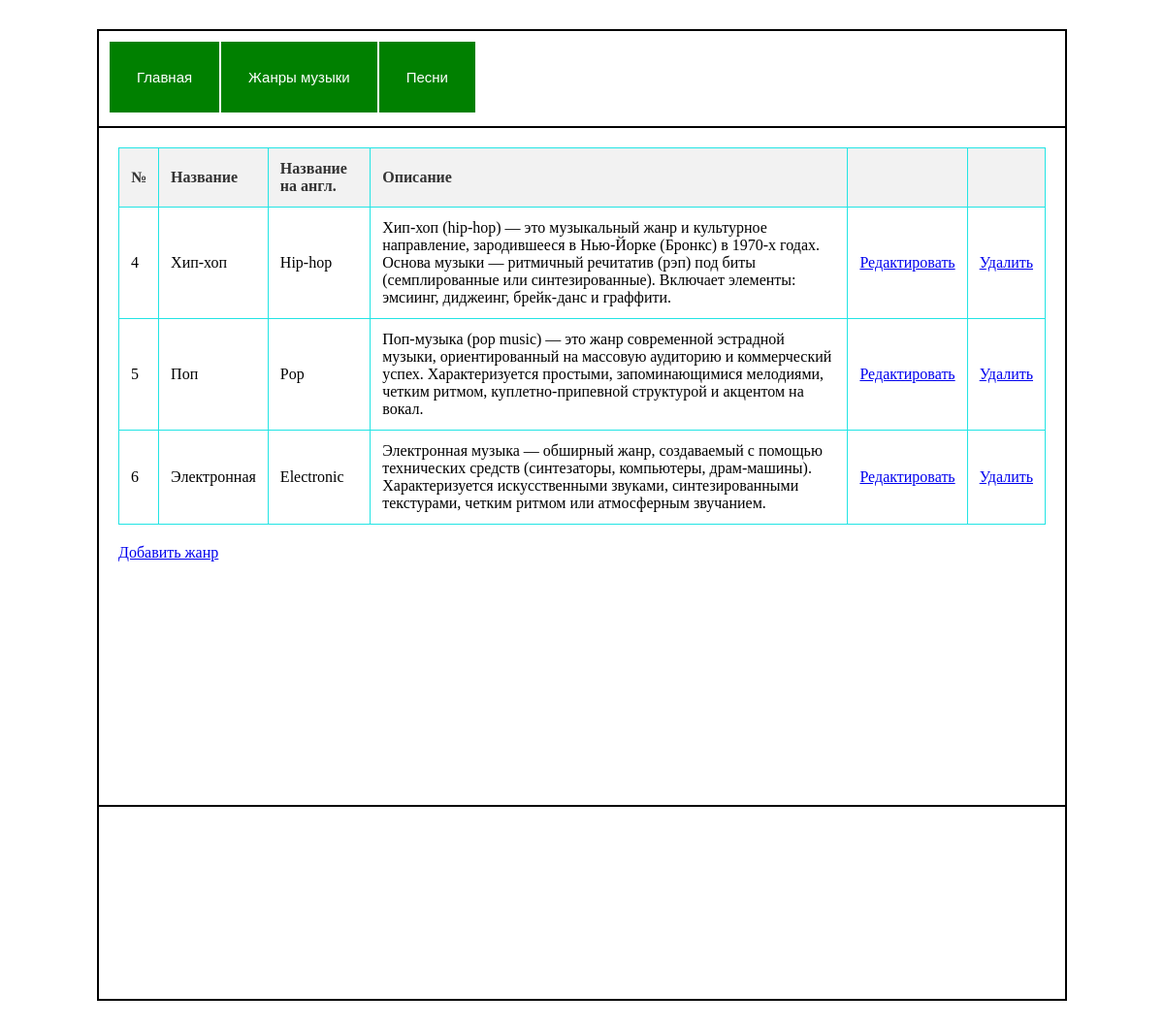
The page /genres/ on the database its author committed.
### main/models.py (models this page shows, shortened)
class Genres(models.Model):
    name_ru = models.CharField(max_length = 200, unique = True)
    name_en = models.CharField(max_length = 200)
    description = models.CharField(max_length = 400)

### main/views.py (the view)
# urls.py: path('genres/', views.genres),
def genres (request):
    genres1 = Genres.objects.all
    return render (request, 'genres.html', {'genres1': genres1})

### main/templates/genres.html (shortened to what this page needs)
{% extends "base.html" %}
{% block content %}
<table>
    <thead>
        <tr>
            <th>№</th>
            <th>Название</th>
            <th>Название на англ.</th>
            <th>Описание</th>
            <th></th>
            <th></th>
        </tr>
    </thead>
    <tbody>
        {% for g in genres1 %}
        <tr>
            <td>{{g.id}}</td>
            <td>{{g.name_ru}}</td>
            <td>{{g.name_en}}</td>
            <td>{{g.description}}</td>
           <td><a href="/editgenre/{{g.id}}">Редактировать</a></td>
            <td><a href="/deletegenre/{{g.id}}">Удалить</a></td>
        </tr>
        {% endfor %}
    </tbody>
</table>
<a href="/add_genre">Добавить жанр</a>
{% endblock content %}

### main/static/styles.css (style rules this page uses)
* { box-sizing: border-box; }
table { width: 100%; border-collapse: collapse; margin-bottom: 20px; }
table th, table td { border: 1px solid #22e4e4; padding: 12px; text-align: left; }
table th { background-color: #f2f2f2; color: #333; }

### rows shown on the page
Genres: id "4", name_ru "Хип-хоп", name_en "Hip-hop", description "Хип-хоп (hip-hop) — это музыкальный жанр и культурное направление, зародившееся в Нью-Йорке (Бронкс) в 1970-х годах. Основа музыки — ритмичный речитатив (рэп) под биты (семплированные или синтезированные). Включает элементы: эмсиинг, диджеинг, брейк-данс и граффити."
Genres: id "5", name_ru "Поп", name_en "Pop", description "Поп-музыка (pop music) — это жанр современной эстрадной музыки, ориентированный на массовую аудиторию и коммерческий успех. Характеризуется простыми, запоминающимися мелодиями, четким ритмом, куплетно-припевной структурой и акцентом на вокал."
Genres: id "6", name_ru "Электронная", name_en "Electronic", description "Электронная музыка — обширный жанр, создаваемый с помощью технических средств (синтезаторы, компьютеры, драм-машины). Характеризуется искусственными звуками, синтезированными текстурами, четким ритмом или атмосферным звучанием."
